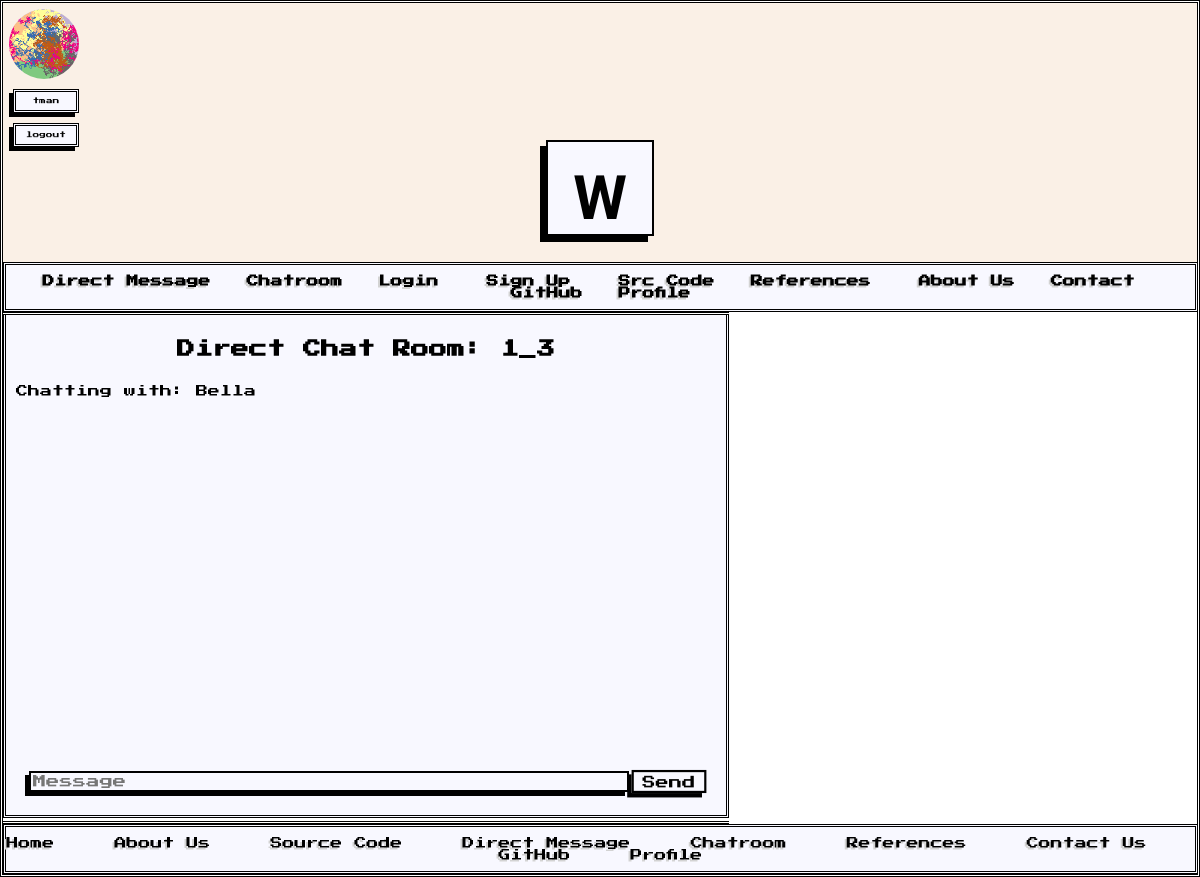
Page /directRoom/1_3 (signed in) on the committed database.
### main.py (models this page shows, shortened)
class User(UserMixin, db.Model): # UserMixin needed for login functionality
    user_id = db.Column(db.Integer, primary_key=True, autoincrement=True)
    username = db.Column(db.String(80), unique=True, nullable=False)
    full_name = db.Column(db.String(120), nullable=False)
    phone_number = db.Column(db.String(20), nullable=True)
    email = db.Column(db.String(120), unique=True, nullable=False)
    password_hash = db.Column(db.String(128), nullable=False)
    department = db.Column(db.String(100), nullable=True)
    role = db.Column(db.String(100), nullable=True)
    clearance_level = db.Column(db.Integer, nullable=True)
    profile_pic = db.Column(db.String(120), nullable=True)
    public_key = db.Column(db.String(512), nullable=True)

### main.py (the view)
@app.route('/directRoom/<room_code>')
@login_required
def direct_chat_room(room_code):
    room = DirectRoom.query.filter_by(room_code=room_code).first()
    if not room:
        return "Room not found", 404
    if current_user.user_id == room.user1_id:
        recipient = User.query.filter_by(user_id=room.user2_id).first()
    else:
        recipient = User.query.filter_by(user_id=room.user1_id).first()
    return render_template("directRoom.html", room=room_code, recipient=recipient, currentUser=current_user)

### main.py (called while the page is built)
@login_manager.user_loader
def load_user(user_id):
    return User.query.get(int(user_id))

### templates/directRoom.html (shortened to what this page needs)
{% extends "base.html" %}
{% block content %}
<div style="border-top: double; border-bottom: double;">
    <div class="message-box">
        <h2>Direct Chat Room: {{ room }}</h2>
        {% if recipient %}
            <p>Chatting with: {{ recipient.full_name }}</p>
        {% endif %}
        <div class="messages" id="messages"></div>
        <div class="inputs">
            <input type="text" rows="3" placeholder="Message" name="message" id="message"/>
            <button type="button" name="send" id="send-btn" onClick="sendMessage()">Send</button>
        </div>
    </div>
</div>
{% endblock %}

### templates/base.html (shortened to what this page needs)
<!DOCTYPE html>
<html lang="en" style="font-family:'Kumar One Outline', serif;">
<head>
    <link rel="stylesheet" href="{{ url_for('static', filename='style.css')}}"/>
</head>
<body>
<div style="background: linen; font-size:9pt;font-family:'Press Start 2P', sans-serif; height:100%;">
    <div style="margin:0; display: inline-grid;">
        <img src="{{ url_for('static', filename=("/profile_pics/" + (current_user.username or "guest") + ".png")) }}" alt="pfp" style="width:70px; height:70px; margin-left:6px;margin-top:6px; border-radius:180px;">
        <span class="fancybox" id="hov" style="height:8px; font-size:5pt;width:50px;padding:5px;"><a href="/profile">{{ current_user.username or "guest" }}</a></span>
        <span class="fancybox" id="hov" style="height:8px; width:50px;font-size:5pt;"><a href='/logout' style="text-align:center;">logout</a></span>
    </div>
    <header style="font-size:46pt; transition: transform 2s; padding-top:25px;">
        <a href="/"><span style="text-align:center; font-weight:bolder; border-style: solid; border-width:2px; border-color: black; padding: 20px 25px 0;background: ghostwhite; color: black; box-shadow: -6px 6px black;">W</span></a>
    </header>
    <br>
    <nav class="fancybox3" style="font-size:9pt; text-shadow: -2px 2px lightgrey;">
        <a href="/soc_network"><strong>Direct Message</strong></a>&nbsp&nbsp
        <a href="/chatHome"><strong>Chatroom</strong></a>&nbsp&nbsp
        <a href="/login"><strong>Login</strong></a> &nbsp&nbsp
        <a href="/register"><strong>Sign Up</strong></a> &nbsp&nbsp
        <a href="/source"><strong>Src Code</strong></a>&nbsp&nbsp
        <a href="/references"><strong>References</strong></a> &nbsp&nbsp
        <a href="/about"><strong>About Us</strong></a>&nbsp&nbsp
        <a href="/contact"><strong>Contact</strong></a>&nbsp&nbsp
        <a href="https://github.com/ucmo-cs/s25-wavelength-messenger"><strong>GitHub</strong></a>&nbsp&nbsp
        <a href="/profile"><strong>Profile</strong></a>
        </nav>
</div>
    <div class="content" style="height: 512px;"> {% block content %}{% endblock %} </div>
</body>
<footer class="fancybox3" style="margin-top:0;font-size:9pt; padding: 10px 0 10px 0;text-shadow: -2px 2px lightgray; display: inline-block; flex-direction: row;">
    <a href="/">Home</a>&nbsp&nbsp&nbsp&nbsp
    <a href="/about">About Us</a>&nbsp&nbsp&nbsp&nbsp
    <a href="/source">Source Code</a>&nbsp&nbsp&nbsp&nbsp
    <a href="/soc_network:">Direct Message</a>&nbsp&nbsp&nbsp&nbsp
    <a href="/chatHome">Chatroom</a>&nbsp&nbsp&nbsp&nbsp
    <a href="/references">References</a>&nbsp&nbsp&nbsp&nbsp
    <a href="/contact">Contact Us</a>&nbsp&nbsp&nbsp&nbsp
    <a href="https://github.com/JacobB-qom/Senior-Project">GitHub</a>&nbsp&nbsp&nbsp&nbsp
    <a href="/profile">Profile</a>
    <br>
</footer>
</html>

### static/style.css (style rules this page uses)
.content { display: flex; }
body { margin:0; border-style: double; border-color:black; color:black; }
.message-box { border-color: black; border-width: 2px; border-right: double; border-left: double; border-bottom: double; font-family: "Press Start 2P", serif; padding: 10px; background-color: ghostwhite; height: 60vh; display: flex; flex-direction: column; width: 700px; align-items: stretch; font-size: 9pt; }
.messages { overflow-y: scroll; flex: 1; font-family: "Press Start 2P", serif; }
.inputs { padding: 10px; display: flex; }
.fancybox { font-family: 'Press Start 2P', sans-serif; width:10%; margin: 10px 10px 0; font-size:8pt; border-style:double; background-color: ghostwhite; padding: 5px; box-shadow: -4px 4px; display: inline-block; text-align:center; }
.fancybox3 { font-family: 'Press Start 2P', sans-serif; font-size:10pt; border-style:double; background-color: ghostwhite; padding-top: 10px; padding-bottom: 10px; text-align: center; display:inline-block; margin: 6px 0 0; width:99.6%; }
input { font-size: 10pt; margin: 3px; padding:2px; border-style:double; border-color:black; background-color: ghostwhite; box-shadow: -4px 4px; font-family: 'Press Start 2P', sans-serif; }
h2 { text-align: center; }
#message { flex: 1; }
button { padding: 2px; margin: 3px; width: 70%; border-style:double; background-color: ghostwhite; box-shadow: -4px 4px; font-family: 'Press Start 2P', sans-serif; border-color:black; transform: scale(110%, 110%); transition: transform 1s; }
header { margin-top:-10px; padding: 10px; text-align: center; font-family: "Kumar One Outline", serif; margin-bottom:0; }
nav { text-align:center; display: inline-block; width:100%; }
a { text-decoration: none; color: black; }
footer { margin:0; font-family: "Press Start 2P", sans-serif; font-size: 8pt; text-decoration: none; background: linen; height: 100%; padding: 10px; }
#send-btn { width:10%; font-size:9pt; }

### rows in the picture
User: username (picture), username "tman"
User: full_name "Bella"

### other values in the picture
{{ room }} "1_3"
